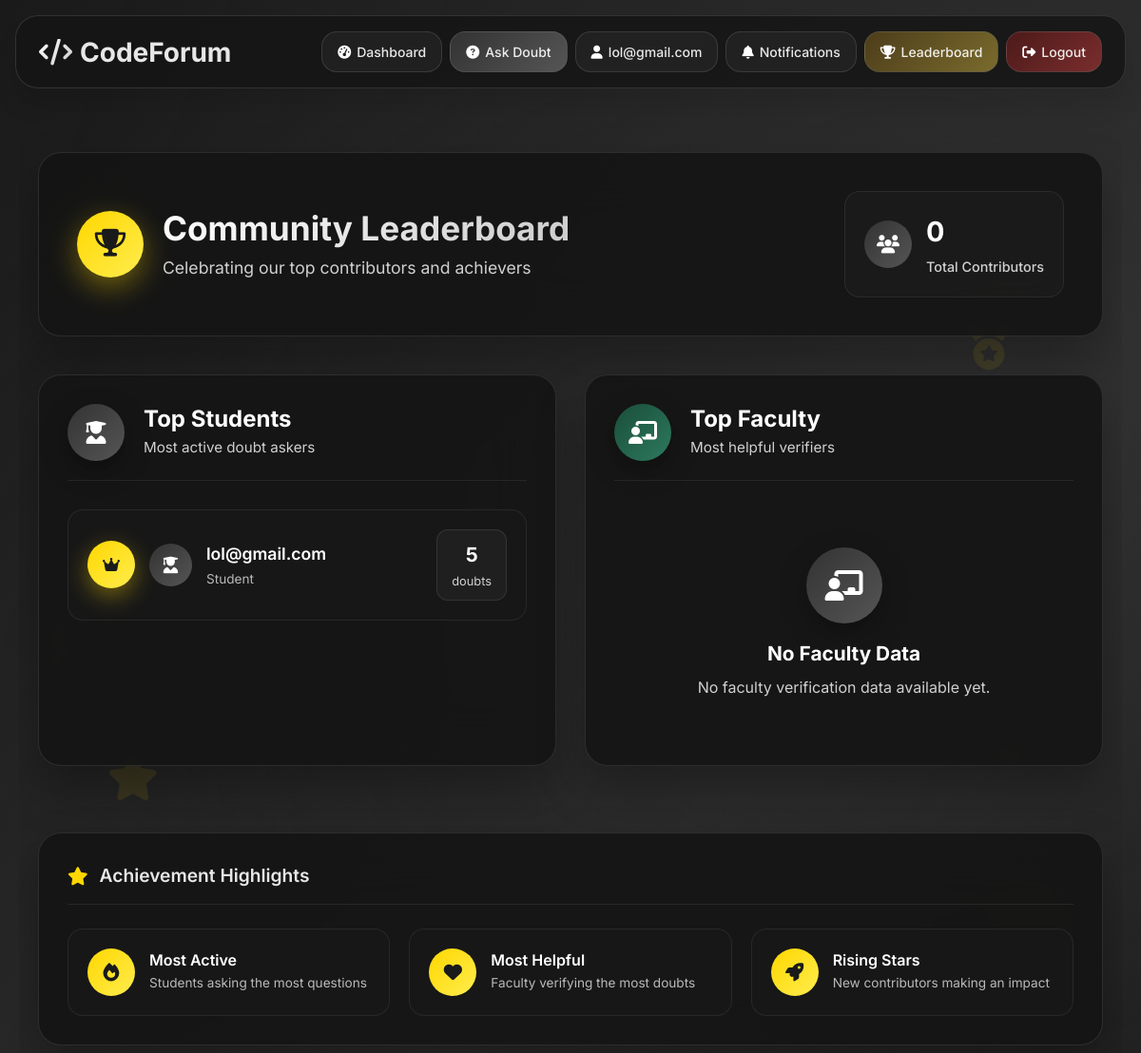
/leaderboard/ (signed in, upper part), run on an earlier commit of the app's database.
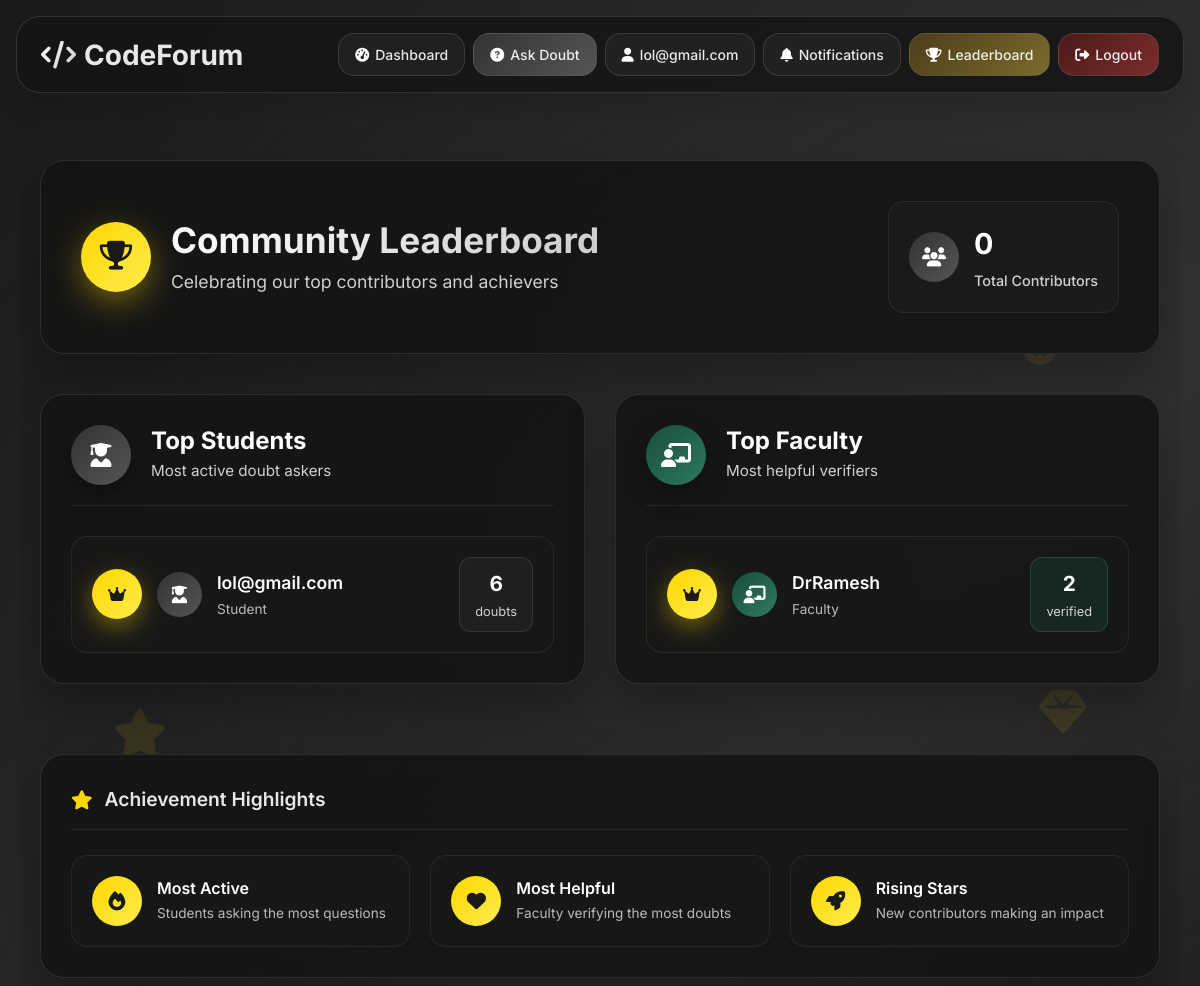
And on a later commit of the database.
### forum/models.py (models this page shows, shortened)
class User(AbstractUser):
    ROLE_CHOICES = (
        ('student', 'Student'),
        ('faculty', 'Faculty'),
    )
    DEPARTMENT_CHOICES = (
        ('CSE', 'CSE'),
        ('ECE', 'ECE'),
        ('ME', 'Mechanical'),
        ('CE', 'Civil'),
        ('EE', 'Electrical'),
    )
    YEAR_CHOICES = (
        (1, '1st Year'),
        (2, '2nd Year'),
        (3, '3rd Year'),
        (4, '4th Year'),
    )
    role = models.CharField(max_length=10, choices=ROLE_CHOICES)
    department = models.CharField(max_length=20, choices=DEPARTMENT_CHOICES)
    year = models.PositiveSmallIntegerField(choices=YEAR_CHOICES, null=True, blank=True)
    github_url = models.URLField(blank=True, null=True)
    is_verified_faculty = models.BooleanField(default=False)

### forum/views.py (the view)
# urls.py: path('leaderboard/', views.leaderboard, name='leaderboard'),
@login_required
def leaderboard(request):
    top_students = User.objects.filter(role='student').annotate(
        doubts_posted=Count('doubt')
    ).order_by('-doubts_posted')[:10]
    top_faculty = User.objects.filter(role='faculty').annotate(
        verified_count=Count('verified_doubts')
    ).order_by('-verified_count')[:10]
    return render(request, 'forum/leaderboard.html', {
        'top_students': top_students,
        'top_faculty': top_faculty,
    })

### forum/templates/forum/leaderboard.html (shortened to what the changed rows need)
{% extends 'forum/base.html' %}
{% block content %}
<div class="leaderboard-container fade-in">
    <div class="leaderboard-wrapper">
        <div class="leaderboard-header glass-card">
            <div class="header-content">
                <div class="header-left">
                    <div class="header-text">
                        <h2 class="leaderboard-title">Community Leaderboard</h2>
                    </div>
                </div>
            </div>
        </div>
        <div class="leaderboard-grid">
            <div class="leaderboard-section glass-card">
                <div class="leaderboard-list">
                    {% if top_students %}
                        {% for student in top_students %}
                            <div class="leaderboard-item slide-in" style="animation-delay: {{ forloop.counter0|floatformat:1 }}s">
                                <div class="rank-badge rank-{{ forloop.counter }}">
                                    {% if forloop.counter == 1 %}
                                        <i class="fas fa-crown"></i>
                                    {% elif forloop.counter == 2 %}
                                        <i class="fas fa-medal"></i>
                                    {% elif forloop.counter == 3 %}
                                        <i class="fas fa-award"></i>
                                    {% else %}
                                        {{ forloop.counter }}
                                    {% endif %}
                                </div>
                                <div class="user-info">
                                    <div class="user-avatar student">
                                        <i class="fas fa-user-graduate"></i>
                                    </div>
                                    <div class="user-details">
                                        <div class="username">{{ student.username }}</div>
                                        <div class="user-role">Student</div>
                                    </div>
                                </div>
                                <div class="score-badge student">
                                    <div class="score-number">{{ student.doubts_posted }}</div>
                                    <div class="score-label">doubts</div>
                                </div>
                            </div>
                        {% endfor %}
                    {% endif %}
                </div>
            </div>
            <div class="leaderboard-section glass-card">
                <div class="leaderboard-list">
                    {% if top_faculty %}
                        {% for faculty in top_faculty %}
                            <div class="leaderboard-item slide-in" style="animation-delay: {{ forloop.counter0|floatformat:1 }}s">
                                <div class="rank-badge rank-{{ forloop.counter }}">
                                    {% if forloop.counter == 1 %}
                                        <i class="fas fa-crown"></i>
                                    {% elif forloop.counter == 2 %}
                                        <i class="fas fa-medal"></i>
                                    {% elif forloop.counter == 3 %}
                                        <i class="fas fa-award"></i>
                                    {% else %}
                                        {{ forloop.counter }}
                                    {% endif %}
                                </div>
                                <div class="user-info">
                                    <div class="user-avatar faculty">
                                        <i class="fas fa-chalkboard-teacher"></i>
                                    </div>
                                    <div class="user-details">
                                        <div class="username">{{ faculty.username }}</div>
                                        <div class="user-role">Faculty</div>
                                    </div>
                                </div>
                                <div class="score-badge faculty">
                                    <div class="score-number">{{ faculty.verified_count }}</div>
                                    <div class="score-label">verified</div>
                                </div>
                            </div>
                        {% endfor %}
                    {% else %}
                        <div class="empty-state">
                            <div class="empty-icon">
                                <i class="fas fa-chalkboard-teacher"></i>
                            </div>
                            <h4 class="empty-title">No Faculty Data</h4>
                            <p class="empty-description">No faculty verification data available yet.</p>
                        </div>
                    {% endif %}
                </div>
            </div>
        </div>
    </div>
    <div class="leaderboard-background-elements">
        <div class="floating-element element-2">
            <i class="fas fa-medal"></i>
        </div>
        <div class="floating-element element-6">
            <i class="fas fa-gem"></i>
        </div>
    </div>
</div>
{% endblock %}

### forum/templates/forum/base.html (shortened to what this page needs)
<!DOCTYPE html>
<html lang="en">
<head>
    <link href="https://cdn.jsdelivr.net/npm/bootstrap@5.3.2/dist/css/bootstrap.min.css" rel="stylesheet">
    <link href="https://cdnjs.cloudflare.com/ajax/libs/font-awesome/6.4.0/css/all.min.css" rel="stylesheet">
</head>
<body>
    <nav class="modern-navbar fade-in">
        <div class="navbar-content">
            <a class="navbar-brand" href="{% url 'home' %}">
                <i class="fas fa-code"></i>
                <span>CodeForum</span>
            </a>
            <div class="navbar-actions" id="navbarActions">
                {% if user.is_authenticated %}
                    {% if user.role == "student" %}
                        <a href="{% url 'student_dashboard' %}" class="modern-btn btn-outline">
                            <i class="fas fa-tachometer-alt"></i>
                            <span>Dashboard</span>
                        </a>
                        <a href="{% url 'ask_doubt' %}" class="modern-btn btn-primary">
                            <i class="fas fa-question-circle"></i>
                            <span>Ask Doubt</span>
                        </a>
                        <a href="{% url 'student_profile' user.username %}" class="modern-btn btn-outline">
                            <i class="fas fa-user"></i>
                            <span>{{ user.username }}</span>
                        </a>
                        <a href="{% url 'notifications' %}" class="modern-btn btn-outline btn-with-badge">
                            <i class="fas fa-bell"></i>
                            <span>Notifications</span>
                        </a>
                    {% endif %}
                    <a href="{% url 'leaderboard' %}" class="modern-btn btn-warning">
                        <i class="fas fa-trophy"></i>
                        <span>Leaderboard</span>
                    </a>
                    <form method="POST" action="{% url 'logout' %}" style="display: inline;">
                        <button type="submit" class="modern-btn btn-danger">
                            <i class="fas fa-sign-out-alt"></i>
                            <span>Logout</span>
                        </button>
                    </form>
                {% endif %}
            </div>
        </div>
    </nav>
    <div class="main-content">
        <div class="content-wrapper">
            {% block content %}{% endblock %}
        </div>
    </div>
</body>
</html>

What changed in the data, as far as the page shows it:
changed User "lol@gmail.com": doubts_posted "5" → "6"
added User: username "DrRamesh", verified_count "2", shown under "Top Faculty"
Also different on the page:
text no longer shown: "No Faculty Data No faculty verification data available yet."
